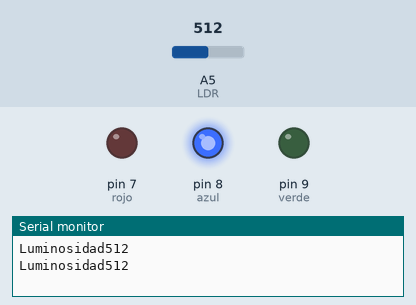
Bench run of a sketch on a simulated Arduino Uno, built with avr-gcc and run on an emulated ATmega328P. Shown: output pins drawn as LEDs (lit = HIGH), the last lines printed to the serial monitor. The inputs (shaded band) are chosen by the test bench; at power-on: A5 (LDR) = 512.

Above: at 1.8 s.
1.9 s: A5 (LDR) set to 586
4.2 s: A5 (LDR) set to 615
At 6.8 s:
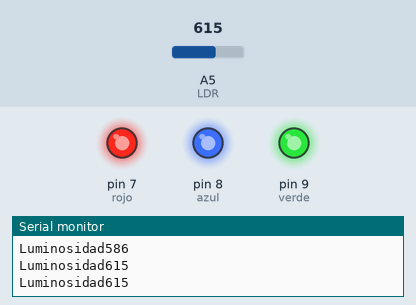
7.5 s: A5 (LDR) set to 390
At 10.2 s:
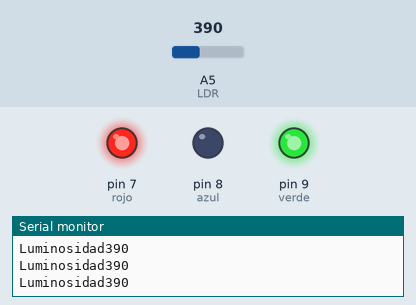
10.5 s: A5 (LDR) set to 409
At 12.6 s:
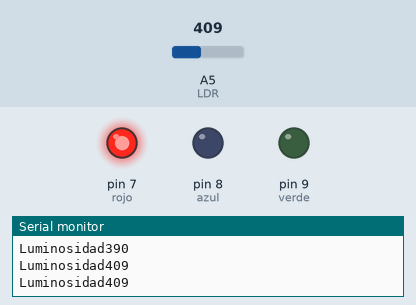
13.5 s: A5 (LDR) set to 290
At 16.2 s:
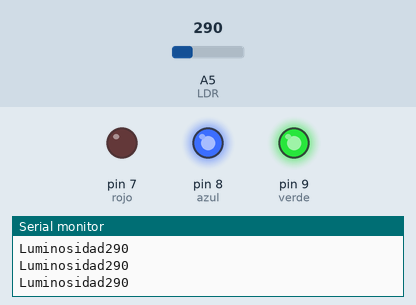
16.5 s: A5 (LDR) set to 308
At 18.5 s:
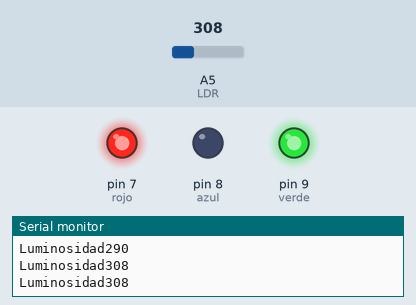
Timing chart, 0 to 20.0 s (numbered marks = the images above; inputs shaded):
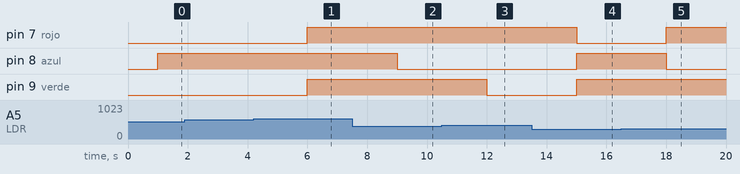

The sketch:

tp_1_81.ino
```cpp
#define verde 9
#define azul 8
#define rojo 7
#define LDR A5
int brilloLed = 0;
void setup()
{
  Serial.begin(9600);
  pinMode(azul, OUTPUT);
  pinMode(verde, OUTPUT);
  pinMode(rojo, OUTPUT);
}

void loop()
{
  int luz = analogRead(LDR);
  Serial.print("Luminosidad");
  Serial.println(luz);
  delay(1000);

  if(luz < 100)
  {
    digitalWrite(verde, LOW);
    digitalWrite(rojo, LOW);
    digitalWrite(azul, LOW);
  }
  if(luz > 100 && luz < 200)
  {
    digitalWrite(verde, HIGH);
    digitalWrite(rojo, LOW);
    digitalWrite(azul, LOW);
  }
  if(luz > 200 && luz < 300)
  {
    digitalWrite(verde, HIGH);
    digitalWrite(rojo, LOW);
    digitalWrite(azul, HIGH);
  }
  if(luz > 300 && luz < 400)
  {
    digitalWrite(verde, HIGH);
    digitalWrite(rojo, HIGH);
    digitalWrite(azul, LOW);
  }
  if(luz > 400 && luz < 500)
  {
    digitalWrite(verde, LOW);
    digitalWrite(rojo, HIGH);
    digitalWrite(azul, LOW);
  }
  if(luz > 500 && luz < 600)
  {
    digitalWrite(verde, LOW);
    digitalWrite(rojo, LOW);
    digitalWrite(azul, HIGH);
  }
  if(luz > 600)
  {
    digitalWrite(verde, HIGH);
    digitalWrite(rojo, HIGH);
    digitalWrite(azul, HIGH);
  }
}
```

Measured:
- the behaviour switches between 600 and 601 on A5 (LDR) (found by bisection; images 0 and 1)
- the behaviour switches between 400 and 401 on A5 (LDR) (found by bisection; images 2 and 3)
- the behaviour switches between 300 and 301 on A5 (LDR) (found by bisection; images 4 and 5)
- after the input at 4.2 s, pin 7 (rojo), pin 9 (verde): LOW → HIGH after 1.8 s
- after the input at 7.5 s, pin 8 (azul): HIGH → LOW after 1.5 s
- after the input at 10.5 s, pin 9 (verde): HIGH → LOW after 1.5 s
- after the input at 13.5 s, pin 7 (rojo): HIGH → LOW after 1.5 s; pin 8 (azul), pin 9 (verde): LOW → HIGH after 1.5 s
- after the input at 16.5 s, pin 7 (rojo): LOW → HIGH after 1.5 s; pin 8 (azul): HIGH → LOW after 1.5 s
